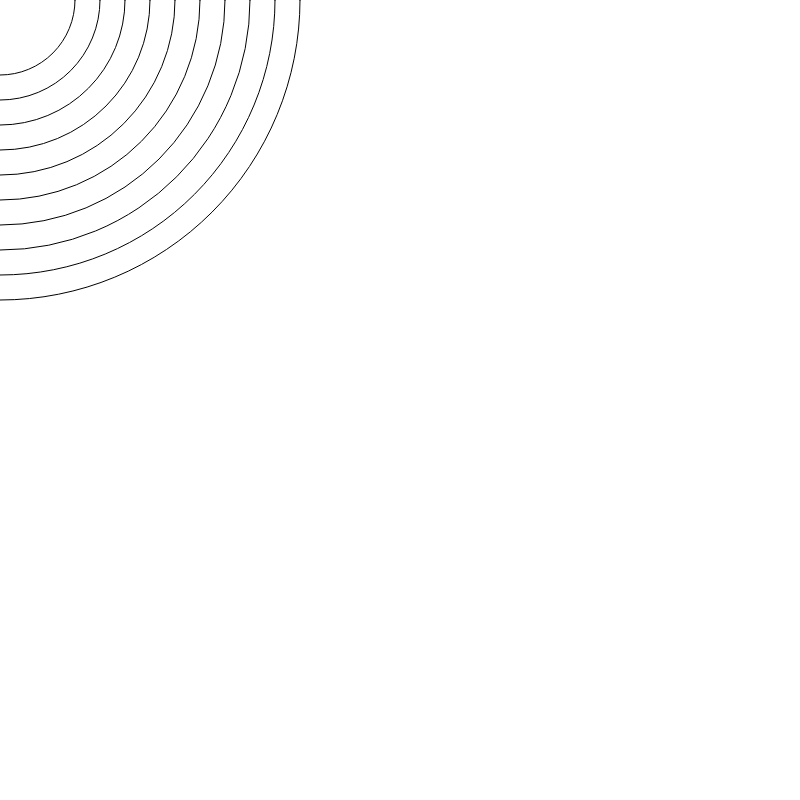
Frame 1 (no input)
Frame 60 (no input): identical to frame 1, image omitted
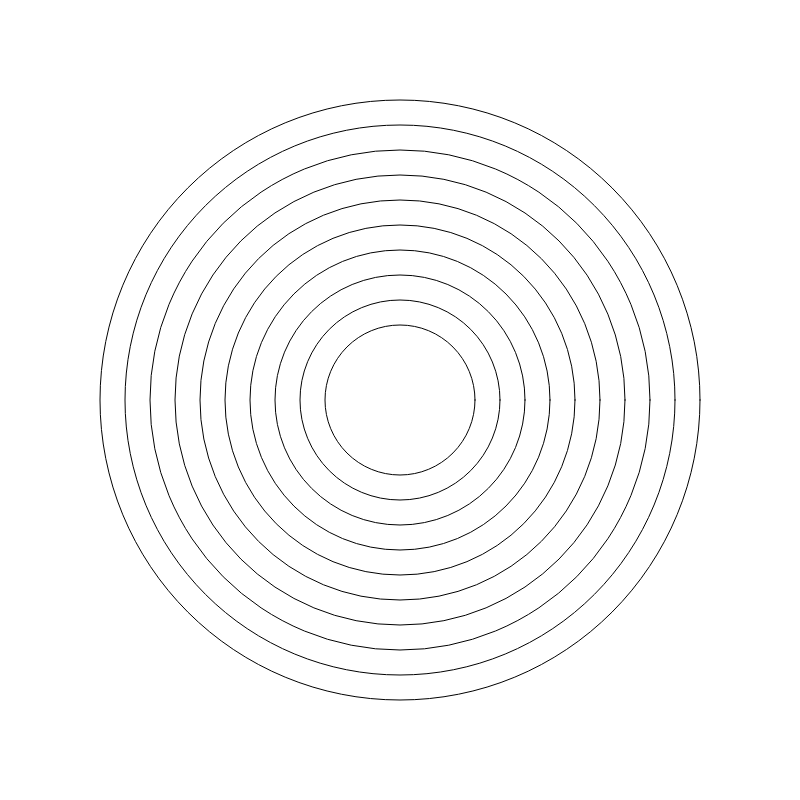
Frame 120 (the mouse pressed at the canvas centre since frame 60)

The p5.js sketch that drew these frames (run headless with seeded random() and noise() and a simulated clock; from frame 60 on, the mouse is pressed at the canvas centre):

// p5.js sketch
// ── sketch.js
var d = 400;

function setup() {
    createCanvas(800, 800);

}

function draw() {
  background(255);
  diam = 600;
  while(diam > 100){
    ellipse(mouseX, mouseY, diam, diam);
    diam = diam -50;
  }
  // rect(width/2-100, height/2-100, 200, 200);
}
